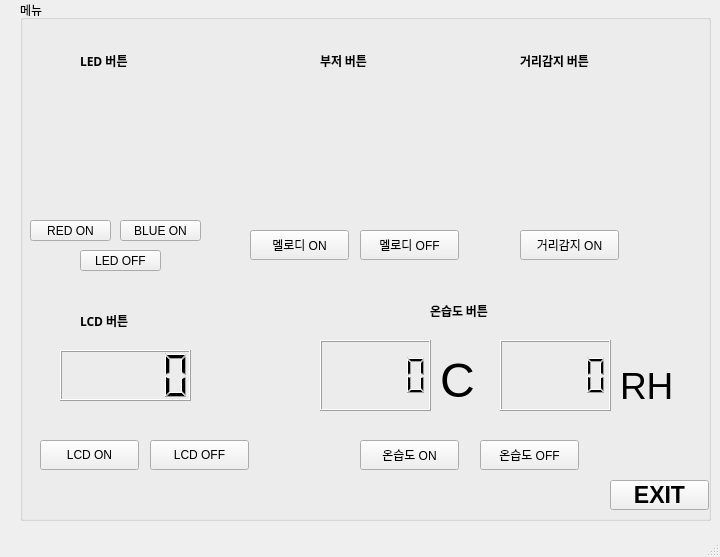
<?xml version="1.0" encoding="UTF-8"?>
<ui version="4.0">
 <class>btn_red</class>
 <widget class="QMainWindow" name="btn_red">
  <property name="geometry">
   <rect>
    <x>0</x>
    <y>0</y>
    <width>720</width>
    <height>557</height>
   </rect>
  </property>
  <property name="windowTitle">
   <string>MainWindow</string>
  </property>
  <widget class="QWidget" name="centralwidget">
   <widget class="QGroupBox" name="groupBox">
    <property name="geometry">
     <rect>
      <x>20</x>
      <y>0</y>
      <width>691</width>
      <height>521</height>
     </rect>
    </property>
    <property name="title">
     <string>메뉴</string>
    </property>
    <widget class="QPushButton" name="btnred">
     <property name="geometry">
      <rect>
       <x>10</x>
       <y>220</y>
       <width>81</width>
       <height>21</height>
      </rect>
     </property>
     <property name="text">
      <string>RED ON</string>
     </property>
    </widget>
    <widget class="QPushButton" name="btnblue">
     <property name="geometry">
      <rect>
       <x>100</x>
       <y>220</y>
       <width>81</width>
       <height>21</height>
      </rect>
     </property>
     <property name="text">
      <string>BLUE ON</string>
     </property>
    </widget>
    <widget class="QPushButton" name="led_off">
     <property name="geometry">
      <rect>
       <x>60</x>
       <y>250</y>
       <width>81</width>
       <height>21</height>
      </rect>
     </property>
     <property name="text">
      <string>LED OFF</string>
     </property>
    </widget>
    <widget class="QPushButton" name="btn_ultraon">
     <property name="geometry">
      <rect>
       <x>500</x>
       <y>230</y>
       <width>99</width>
       <height>30</height>
      </rect>
     </property>
     <property name="text">
      <string>거리감지 ON</string>
     </property>
    </widget>
    <widget class="QPushButton" name="btn_buzzon">
     <property name="geometry">
      <rect>
       <x>230</x>
       <y>230</y>
       <width>99</width>
       <height>30</height>
      </rect>
     </property>
     <property name="text">
      <string>멜로디 ON</string>
     </property>
    </widget>
    <widget class="QPushButton" name="btn_buzzoff">
     <property name="geometry">
      <rect>
       <x>340</x>
       <y>230</y>
       <width>99</width>
       <height>30</height>
      </rect>
     </property>
     <property name="text">
      <string>멜로디 OFF</string>
     </property>
    </widget>
    <widget class="QLabel" name="label">
     <property name="geometry">
      <rect>
       <x>60</x>
       <y>50</y>
       <width>68</width>
       <height>22</height>
      </rect>
     </property>
     <property name="font">
      <font>
       <family>나눔고딕코딩</family>
       <weight>75</weight>
       <bold>true</bold>
      </font>
     </property>
     <property name="text">
      <string>LED 버튼</string>
     </property>
    </widget>
    <widget class="QLabel" name="label_2">
     <property name="geometry">
      <rect>
       <x>60</x>
       <y>310</y>
       <width>91</width>
       <height>22</height>
      </rect>
     </property>
     <property name="font">
      <font>
       <family>나눔고딕코딩</family>
       <weight>75</weight>
       <bold>true</bold>
      </font>
     </property>
     <property name="text">
      <string>LCD 버튼</string>
     </property>
    </widget>
    <widget class="QPushButton" name="btn_temhuon">
     <property name="geometry">
      <rect>
       <x>340</x>
       <y>440</y>
       <width>99</width>
       <height>30</height>
      </rect>
     </property>
     <property name="text">
      <string>온습도 ON</string>
     </property>
    </widget>
    <widget class="QLCDNumber" name="lcdtemp">
     <property name="geometry">
      <rect>
       <x>300</x>
       <y>340</y>
       <width>111</width>
       <height>71</height>
      </rect>
     </property>
    </widget>
    <widget class="QLCDNumber" name="lcdhum">
     <property name="geometry">
      <rect>
       <x>480</x>
       <y>340</y>
       <width>111</width>
       <height>71</height>
      </rect>
     </property>
    </widget>
    <widget class="QLabel" name="label_3">
     <property name="geometry">
      <rect>
       <x>50</x>
       <y>80</y>
       <width>101</width>
       <height>111</height>
      </rect>
     </property>
     <property name="text">
      <string/>
     </property>
     <property name="pixmap">
      <pixmap>../images/free-icon-led-light-6090987.png</pixmap>
     </property>
     <property name="scaledContents">
      <bool>true</bool>
     </property>
    </widget>
    <widget class="QLabel" name="label_6">
     <property name="geometry">
      <rect>
       <x>290</x>
       <y>90</y>
       <width>91</width>
       <height>111</height>
      </rect>
     </property>
     <property name="text">
      <string/>
     </property>
     <property name="pixmap">
      <pixmap>../images/free-icon-music-3083417.png</pixmap>
     </property>
     <property name="scaledContents">
      <bool>true</bool>
     </property>
    </widget>
    <widget class="QLabel" name="label_7">
     <property name="geometry">
      <rect>
       <x>300</x>
       <y>50</y>
       <width>91</width>
       <height>22</height>
      </rect>
     </property>
     <property name="font">
      <font>
       <family>나눔고딕코딩</family>
       <weight>75</weight>
       <bold>true</bold>
      </font>
     </property>
     <property name="text">
      <string>부저 버튼</string>
     </property>
    </widget>
    <widget class="QLabel" name="label_5">
     <property name="geometry">
      <rect>
       <x>500</x>
       <y>50</y>
       <width>111</width>
       <height>22</height>
      </rect>
     </property>
     <property name="font">
      <font>
       <family>나눔고딕코딩</family>
       <weight>75</weight>
       <bold>true</bold>
      </font>
     </property>
     <property name="text">
      <string>거리감지 버튼</string>
     </property>
    </widget>
    <widget class="QLabel" name="label_4">
     <property name="geometry">
      <rect>
       <x>500</x>
       <y>80</y>
       <width>101</width>
       <height>121</height>
      </rect>
     </property>
     <property name="text">
      <string/>
     </property>
     <property name="pixmap">
      <pixmap>../images/free-icon-motion-sensor-2482908.png</pixmap>
     </property>
     <property name="scaledContents">
      <bool>true</bool>
     </property>
    </widget>
    <widget class="QLCDNumber" name="lcdfnd">
     <property name="geometry">
      <rect>
       <x>40</x>
       <y>350</y>
       <width>131</width>
       <height>51</height>
      </rect>
     </property>
    </widget>
    <widget class="QPushButton" name="btn_fndon">
     <property name="geometry">
      <rect>
       <x>20</x>
       <y>440</y>
       <width>99</width>
       <height>30</height>
      </rect>
     </property>
     <property name="text">
      <string>LCD ON</string>
     </property>
    </widget>
    <widget class="QLabel" name="label_8">
     <property name="geometry">
      <rect>
       <x>420</x>
       <y>360</y>
       <width>41</width>
       <height>41</height>
      </rect>
     </property>
     <property name="font">
      <font>
       <pointsize>36</pointsize>
      </font>
     </property>
     <property name="text">
      <string>C</string>
     </property>
    </widget>
    <widget class="QLabel" name="label_9">
     <property name="geometry">
      <rect>
       <x>600</x>
       <y>360</y>
       <width>51</width>
       <height>51</height>
      </rect>
     </property>
     <property name="font">
      <font>
       <pointsize>28</pointsize>
      </font>
     </property>
     <property name="text">
      <string>RH</string>
     </property>
    </widget>
    <widget class="QPushButton" name="btn_temhuoff">
     <property name="geometry">
      <rect>
       <x>460</x>
       <y>440</y>
       <width>99</width>
       <height>30</height>
      </rect>
     </property>
     <property name="text">
      <string>온습도 OFF</string>
     </property>
    </widget>
    <widget class="QPushButton" name="btnexit">
     <property name="geometry">
      <rect>
       <x>590</x>
       <y>480</y>
       <width>99</width>
       <height>30</height>
      </rect>
     </property>
     <property name="font">
      <font>
       <pointsize>17</pointsize>
       <weight>75</weight>
       <bold>true</bold>
      </font>
     </property>
     <property name="text">
      <string>EXIT</string>
     </property>
    </widget>
    <widget class="QLabel" name="label_10">
     <property name="geometry">
      <rect>
       <x>410</x>
       <y>300</y>
       <width>101</width>
       <height>22</height>
      </rect>
     </property>
     <property name="font">
      <font>
       <family>나눔고딕코딩</family>
       <weight>75</weight>
       <bold>true</bold>
      </font>
     </property>
     <property name="text">
      <string>온습도 버튼</string>
     </property>
    </widget>
    <widget class="QPushButton" name="btn_fndoff">
     <property name="geometry">
      <rect>
       <x>130</x>
       <y>440</y>
       <width>99</width>
       <height>30</height>
      </rect>
     </property>
     <property name="text">
      <string>LCD OFF</string>
     </property>
    </widget>
   </widget>
  </widget>
  <widget class="QMenuBar" name="menubar">
   <property name="geometry">
    <rect>
     <x>0</x>
     <y>0</y>
     <width>720</width>
     <height>28</height>
    </rect>
   </property>
  </widget>
  <widget class="QStatusBar" name="statusbar"/>
 </widget>
 <resources/>
 <connections/>
</ui>
